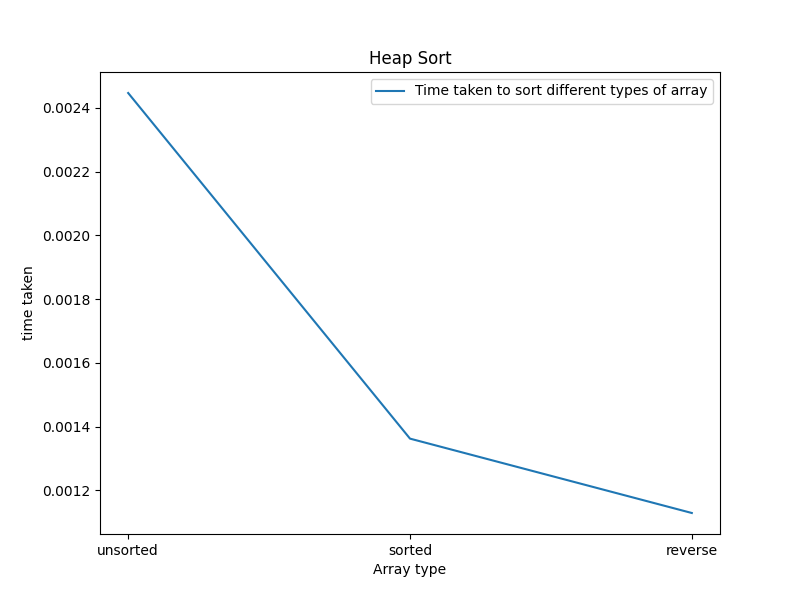

The Python source for this figure:
import time
import numpy as np
import matplotlib.pyplot as plt

#############################################################################
#creates a max haep 
#arr -> array out of which max heap is created
#arrlen -> the last element of the array till which max heap is to be created
#treeindex -> tree root below with max heap is created
def heapify(arr, arrlen, treeindex):

    largest = treeindex
    left = 2 * treeindex + 1
    right = 2 * treeindex + 2

    #check if left root exists and elemement at left index is greater than root
    if left < arrlen and arr[left] > arr[largest]:
        largest = left
    
    #check if right root exists and elemement at right index is greater than root
    if right < arrlen and arr[right] > arr[largest]:
        largest = right
    
    #if root is not the largest swap with the largest and recursively solve for affected childrens
    if treeindex != largest:
        arr[treeindex], arr[largest] = arr[largest], arr[treeindex]
        heapify(arr, arrlen, largest)

def heapsort(arr):
    #create a max heap out of original array
    for i in range(len(arr)//2-1, -1, -1):
        heapify(arr, len(arr), i)

    #swap first and last elements of an array and create max heap without soured elements
    for i in range(len(arr)-1, 0, -1):
        arr[0], arr[i] = arr[i], arr[0]
        heapify(arr, i, 0)

def gettime(lis):
    t1 = time.time()
    heapsort(lis)
    t2 = time.time()
    return t2 - t1

if __name__ == "__main__":

    unsorted_array_list = np.random.randint(1, 10000, 990).tolist() 
    print("Printing first 10 elements of unsorted_array_list before and after:") 
    print(unsorted_array_list[:10]) 
    t1 = gettime(unsorted_array_list)
    print(unsorted_array_list[:10]) 
    
    sorted_array_list = np.arange(1,991).tolist()
    print("Printing first 10 elements of sorted_array_list before and after:") 
    print(sorted_array_list[:10]) 
    t2 = gettime(sorted_array_list)
    print(sorted_array_list[:10]) 
    
    reverse_sorted_array_list = np.arange(990, 0, -1).tolist()
    print("Printing first 10 elements of reverse_sorted_array_list before and after:")
    print(reverse_sorted_array_list[:10]) 
    t3 = gettime(reverse_sorted_array_list)
    print(reverse_sorted_array_list[:10])
    
    t = [t1, t2, t3]
    arrtype = ['unsorted', 'sorted', 'reverse']

    plt.figure(figsize=(8,6))
    plt.plot(arrtype, t, label='Time taken to sort different types of array')
    plt.xlabel('Array type')
    plt.ylabel('time taken')
    plt.title('Heap Sort')
    plt.legend()
    plt.savefig('heapsort.png')
    

